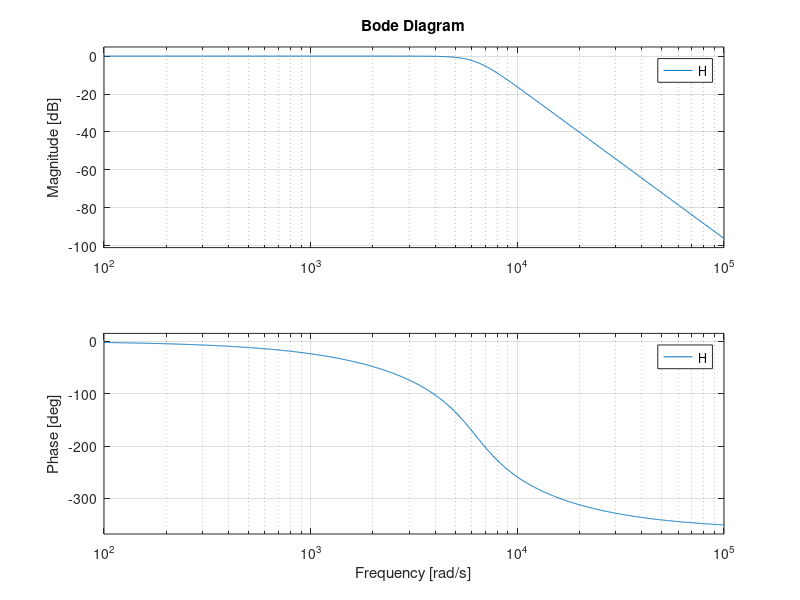

This figure's MATLAB source:
clear all;close all;

N=4;
Fp = 1000;

Wp = 2*pi*Fp;% find omega

[num,den]=butter(N,Wp,'s');% find numerator and denominator
H=tf(num,den); %find transfer function

%plot the bold plot
figure;
bode(H)
grid on